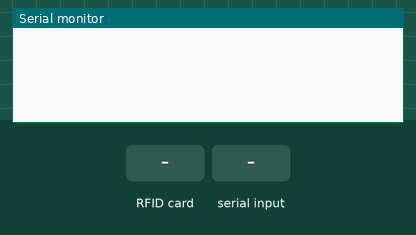
Recording of a sketch running on a simulated Arduino Uno, built with avr-gcc and run on an emulated ATmega328P. Parts: the last lines printed to the serial monitor. Inputs (shaded band) come from the test bench.

Above: at 1.2 s.
1.3 s: RFID card 5E 7A 19 C4 held to the reader
At 2.4 s:
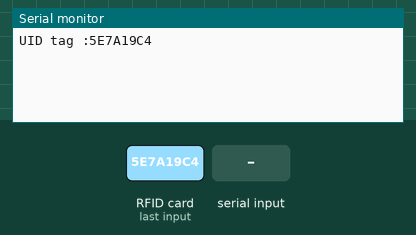
3.5 s: "1" received over the second serial link
At 4.5 s:
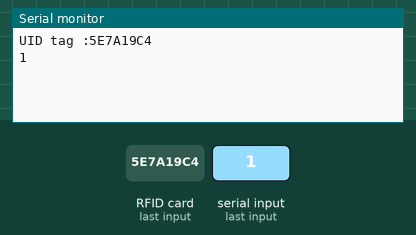
5.0 s: "0" received over the second serial link
At 5.7 s:
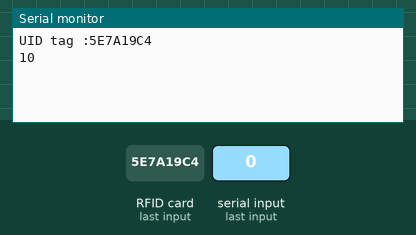

Measured:
- after the input at 1.3 s, the serial monitor: prints a new line after 0.71 s (image 1)
- after the input at 3.5 s, the serial monitor: prints a new line at once (image 2)
- after the input at 5.0 s, the serial monitor: prints a new line at once (image 3)

The sketch:

RFID.ino
```cpp
#include <SPI.h>
#include <MFRC522.h>
#include <SoftwareSerial.h>

#define SS_PIN 10
#define RST_PIN 9
MFRC522 mfrc522(SS_PIN, RST_PIN);
SoftwareSerial BTSerial(4, 5);
unsigned long previousReadTime = 0;
const unsigned long interval = 1000;

void setup() {
  Serial.begin(9600);
  SPI.begin();
  mfrc522.PCD_Init();
  BTSerial.begin(9600);
}

void loop() {
  unsigned long currentMillis = millis();

  if (currentMillis - previousReadTime >= interval) {
    if (!mfrc522.PICC_IsNewCardPresent()) {
      previousReadTime = currentMillis;
      return;
    }
    if (!mfrc522.PICC_ReadCardSerial()) {
      previousReadTime = currentMillis;
      return;
    }

    Serial.print("UID tag :");
    String content = "";
    byte letter;
    for (byte i = 0; i < mfrc522.uid.size; i++) {
      Serial.print(mfrc522.uid.uidByte[i] < 0x10 ? " 0" : "");
      Serial.print(mfrc522.uid.uidByte[i], HEX);
      content.concat(String(mfrc522.uid.uidByte[i] < 0x10 ? "0" : ""));
      content.concat(String(mfrc522.uid.uidByte[i], HEX));
    }
    Serial.println();
    content.toUpperCase();
    BTSerial.println(content);

    previousReadTime = currentMillis;
  }

  while (BTSerial.available()) {
    byte data = BTSerial.read();
    Serial.write(data);
  }

  while (Serial.available()) {
    byte data = Serial.read();
    BTSerial.write(data);
  }
}
```
